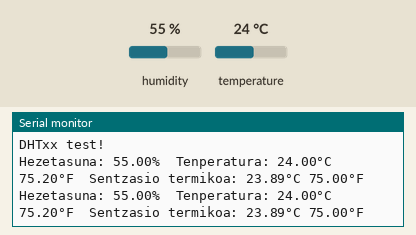
Recording of a sketch running on a simulated Arduino Uno, built with avr-gcc and run on an emulated ATmega328P. Shown: the last lines printed to the serial monitor. Inputs (shaded band) come from the test bench; at power-on: humidity 55 %, temperature 24 °C.

Above: at 4.8 s.
4.9 s: humidity set to 22 %
At 6.9 s:
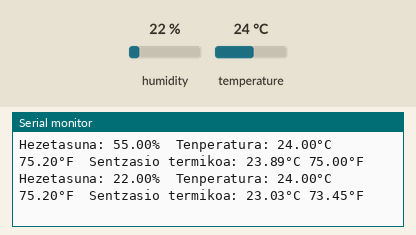
7.9 s: temperature set to 12 °C
At 9.1 s:
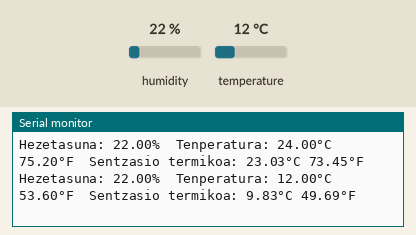
14.4 s: humidity set to 40 %
At 14.4 s:
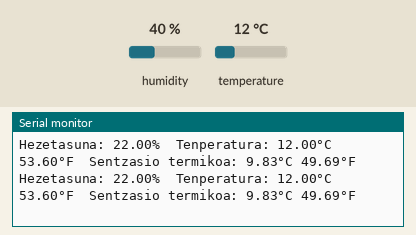
Timing chart, 0 to 17.4 s (numbered marks = the images above; inputs shaded):
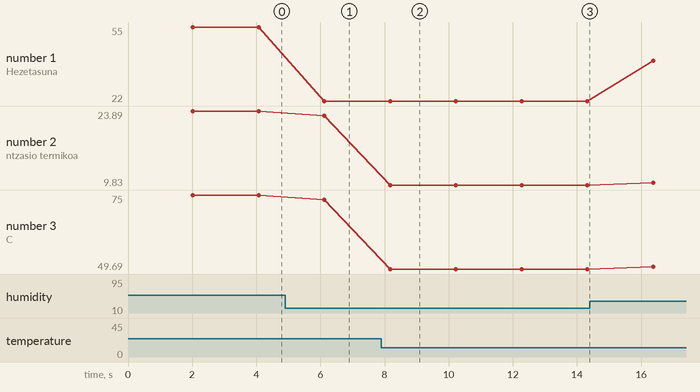

The sketch:

DHT11_Sentsorea.ino
```cpp
// Liburutegi hauek behar ditu Arduinok:
// - DHT sentsoreen liburutegia: https://github.com/adafruit/DHT-sensor-library
// - Adafruit Unified sensor Lib: https://github.com/adafruit/Adafruit sensor

#include "DHT.h"


#define DHTPIN 17     // PIN digitala DHT sentsorera konektatuta

// DHT mota
#define DHTTYPE DHT11   // DHT 11

DHT dht(DHTPIN, DHTTYPE);

void DHT11sentsorealoop (void);
void DHT11sentsoreasetup (void);

//abiarazi DHT sentsorea


void setup() {
  Serial.begin(9600);
  DHT11sentsoreasetup();
}
void loop() {
DHT11sentsorealoop();
}
```

DHT11.ino
```cpp
void DHT11sentsoreasetup (void){
    Serial.println(F("DHTxx test!"));

  dht.begin();
}
/* Funtzioa: void DHT11sentsorealoop (void)
 * Zeregina: funtzio honek tenperatura eta hezetasuna irakurtzen du
 * Erabilitako liburutegiak: - DHT sentsoreen liburutegia: https://github.com/adafruit/DHT-sensor-library
                             - Adafruit Unified sensor Lib: https://github.com/adafruit/Adafruit sensor
 * Liburutegia nondik hartuta: Arduino bertatik
 * Bueltatzen duena: ezer
 * Sartutako parametroak: ezer
 *  */
void DHT11sentsorealoop (void){
    // Itxaron neurketa egin baino lehen
  delay(2000);

  float h = dht.readHumidity();
  // Irakurri tenperatura Celsius
  float t = dht.readTemperature();
  // Irakurri tenperatura Fahrenheit (isFahrenheit = true)
  float f = dht.readTemperature(true);

  // Egiaztatu irakurketaren batek huts egin duen eta goiz atera (berriro saiatzeko).
  if (isnan(h) || isnan(t) || isnan(f)) {
    Serial.println(F("Ezin izan da DHT sentsoretik irakurri!"));
    return;
  }
  // Kalkulatu bero-indizea Fahrenheiten (balio lehenetsia)
  float hif = dht.computeHeatIndex(f, h);
  // Kalkulatu bero-indizea Celsius (isFahreheit = false)
  float hic = dht.computeHeatIndex(t, h, false);

  Serial.print(F("Hezetasuna: "));
  Serial.print(h);
  Serial.print(F("%  Tenperatura: "));
  Serial.print(t);
  Serial.print(F("°C "));
  Serial.print(f);
  Serial.print(F("°F  Sentzasio termikoa: "));
  Serial.print(hic);
  Serial.print(F("°C "));
  Serial.print(hif);
  Serial.println(F("°F"));
}
```

Measured:
- after the input at 4.9 s, the serial monitor: prints a new line after 1.2 s (image 1)
- after the input at 7.9 s, the serial monitor: prints a new line after 0.28 s (image 2)
- plotted number 1: 55 → 22 after the input at 4.9 s, 22 → 40 after the input at 14.4 s
- plotted number 2: 23.89 → 23.03 after the input at 4.9 s, 23.03 → 9.83 after the input at 7.9 s, 9.83 → 10.3 after the input at 14.4 s
- plotted number 3: 75 → 73.45 after the input at 4.9 s, 73.45 → 49.69 after the input at 7.9 s, 49.69 → 50.54 after the input at 14.4 s
